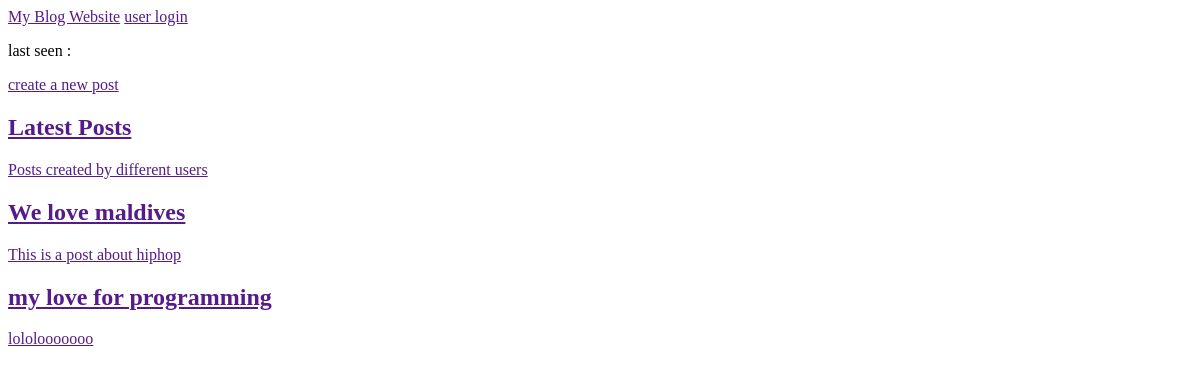
Page /homepage on the earlier database version.
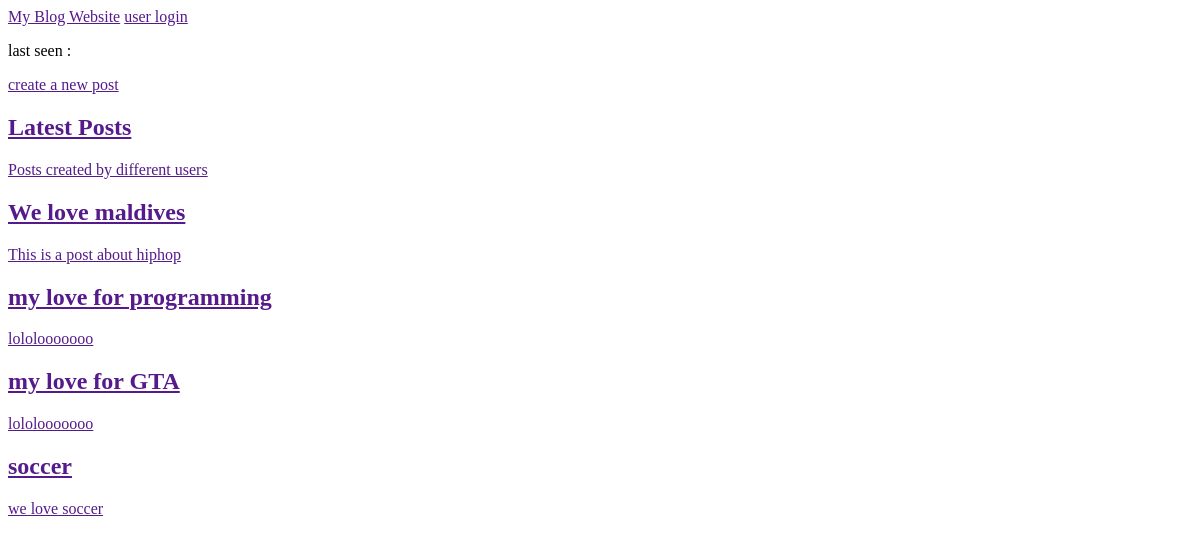
Same page on the later database version.
### blog.py (models this page shows)
class Post(db.Model):
    id = db.Column(db.Integer, primary_key=True)
    title = db.Column(db.String, nullable=False)
    content = db.Column(db.String, nullable=False)
    date_posted = db.Column(db.DateTime, default=datetime.utcnow, nullable=False)
    user_id = db.Column(db.Integer, nullable=False)

### blog.py (the view)
@app.route('/homepage')
def home():
    user_blogs = Post.query.all()
    print(user_blogs)
    return render_template("index.html",blogs=user_blogs)

### templates/index.html (shortened to what this page needs)
<!DOCTYPE html>
<html lang="en">
<head>
</head>
<body>
    <container>
        <nav>
            <a href="">My Blog Website</a>
            <a href="">user login</a>
            <p>last seen : </p>
            <a href="">create a new post </p>
        </nav>
        <main>
            <h2>Latest Posts</h2>
            <p>Posts created by different users</p>
            {% for blog in blogs %}
            <article>
            <h2>{{blog.title}}</h2>
            <p>{{blog.content}}</p>
            </article>
            {% endfor %}
        </main>
    </container>
</body>
</html>

Differences in the rows shown:
added Post: title "my love for GTA", content "lololooooooo"
added Post: title "soccer", content "we love soccer"
